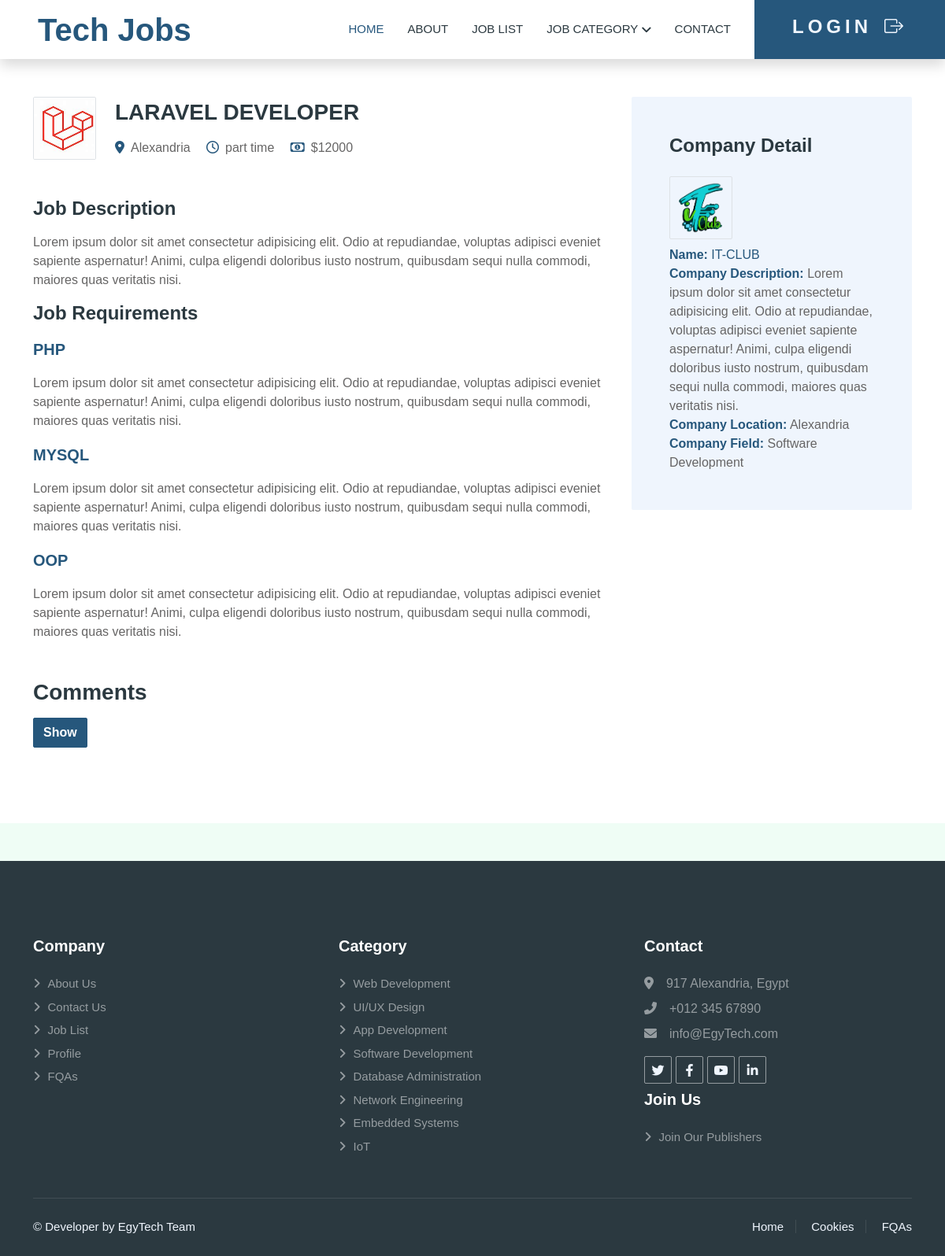
The app's page /job-detail.php?jobId=8 with its own data.
### tables this page shows
CREATE TABLE `job_postings` (
  `id` bigint(20) UNSIGNED NOT NULL,
  `title` varchar(255) NOT NULL,
  `description` text NOT NULL,
  `salary` double DEFAULT NULL,
  `status` tinyint(1) NOT NULL DEFAULT 1,
  `type` enum('full time','part time') DEFAULT NULL,
  `category` enum('Web Development','UI/UX Design','App Development','Software Development','Database Administration','Network Engineering','Embedded Systems','IoT') DEFAULT NULL,
  `image` varchar(255) DEFAULT NULL,
  `user_id` bigint(20) UNSIGNED NOT NULL,
  `company_id` bigint(20) UNSIGNED NOT NULL,
  `created_at` timestamp NULL DEFAULT NULL,
  `updated_at` timestamp NULL DEFAULT NULL
);

CREATE TABLE `companies` (
  `id` bigint(20) UNSIGNED NOT NULL,
  `name` varchar(255) NOT NULL,
  `description` text NOT NULL,
  `image` varchar(255) DEFAULT NULL,
  `category` enum('Web Development','UI/UX Design','App Development','Software Development','Database Administration','Network Engineering','Embedded Systems','IoT') DEFAULT NULL,
  `location` enum('Alexandria','Aswan','Asyut','Beheira','Beni Suef','Cairo','Dakahlia','Damietta','Faiyum','Gharbia','Giza','Ismailia','Kafr El Sheikh','Luxor','Matruh','Minya','Monufia','New Valley','North Sinai','Port Said','Qalyubia','Qena','Red Sea','Sharqia','Sohag','South Sinai','Suez') DEFAULT NULL,
  `email` varchar(255) NOT NULL,
  `phone` varchar(255) NOT NULL,
  `user_id` bigint(20) UNSIGNED NOT NULL,
  `created_at` timestamp NULL DEFAULT NULL,
  `updated_at` timestamp NULL DEFAULT NULL
);

CREATE TABLE `job_requirements` (
  `id` bigint(20) UNSIGNED NOT NULL,
  `title` varchar(255) NOT NULL,
  `description` text DEFAULT NULL,
  `job_posting_id` bigint(20) UNSIGNED NOT NULL,
  `created_at` timestamp NULL DEFAULT NULL,
  `updated_at` timestamp NULL DEFAULT NULL
);

### components/head.php (called while the page is built, shortened)
<?php require_once 'links.php' ?>

### controller/DetailsController.php (called while the page is built, shortened)
<?php
include("Traits/CrudOperationsTrait.php");
class DatabaseOperations
{
    public function __construct($connection)
    {
        $this->connection = $connection;
    }
    public function findJobById($id)
    {
        $sql = "SELECT job_postings.*,
        companies.name as company_name, companies.id as company_id, companies.location as company_location, companies.image as company_image, companies.category as company_category, companies.description as company_description,
        users.name as recruiter_name,
        job_requirements.title as job_requirement_title, job_requirements.description as job_requirement_description
        FROM job_postings
        JOIN companies ON job_postings.company_id = companies.id
        JOIN users ON job_postings.user_id = users.id
        LEFT JOIN job_requirements ON job_postings.id = job_requirements.job_posting_id
        WHERE job_postings.id = $id";
        return $this->executeQuery($sql);
    }
}
$databaseOperations = new DatabaseOperations($conn);
if (isset($_GET['jobId'])) {
    $jobId = $_GET['jobId'];
    $jobData = $databaseOperations->findJobById($jobId);
}
?>

### Traits/CrudOperationsTrait.php (called while the page is built, shortened)
<?php
trait CrudOperationsTrait
{
    private $connection;
    private function executeQuery($sql)
    {
        $result = $this->connection->query($sql);
        if ($result === false) {
            return json_encode(['error' => $this->connection->error], 400);
        } else {
            return $result;
        }
    }
}

### job-detail.php (the view, shortened to what this page needs)
<?php
include("controller/DetailsController.php");
?>
<!DOCTYPE html>
<html lang="en">
<head>
    <?php require_once 'components/head.php'; ?>
</head>
<body>
    <div class="container-xxl bg-white p-0">
        <?php require_once 'components/navbar.php'; ?>
        <div class="container-xxl py-5 wow fadeInUp" data-wow-delay="0.1s">
            <div class="container">
                <div class="row gy-5 gx-4">
                    <div class="col-lg-8">
                        <?php if (isset($jobData)) : ?>
                            <?php foreach ($jobData as $job) : ?>
                                <div class="d-flex align-items-center mb-5">
                                    <img class="flex-shrink-0 img-fluid border rounded" src="<?php echo $job['image']; ?>" alt="" style="width: 80px; height: 80px;">
                                    <div class="text-start ps-4">
                                        <h3 class="mb-3"><?php echo $job['title']; ?></h3>
                                        <span class="text-truncate me-3"><i class="fa fa-map-marker-alt text-primary me-2"></i><?php echo $job['company_location']; ?></span>
                                        <span class="text-truncate me-3"><i class="far fa-clock text-primary me-2"></i><?php echo $job['type']; ?></span>
                                        <span class="text-truncate me-0"><i class="far fa-money-bill-alt text-primary me-2"></i>$<?php echo $job['salary']; ?></span>
                                    </div>
                                </div>
                                <div class="mb-5">
                                    <h4 class="mb-3">Job Description</h4>
                                    <p><?php echo $job['description']; ?></p>
                                    <h4 class="mb-3">Job Requirements</h4>
                                    <?php if (!empty($job['job_requirement_title'])) : ?>
                                        <?php foreach ($jobData as $requirement) : ?>
                                            <p class="fw-bold fs-5 text-primary"><?php echo $requirement['job_requirement_title']; ?></p>
                                            <p><?php echo $requirement['job_requirement_description']; ?></p>
                                        <?php endforeach; ?>
                                    <?php else : ?>
                                        <p>No job requirements found.</p>
                                    <?php endif; ?>
                                </div>
                                <div class="mb-5">
                                    <h3 class="mb-3">Comments</h3>
                                    <button class="btn btn-primary" onclick="openCommentModal(<?php echo $job['id']; ?>)">Show</button>
                                </div>
                            <?php endforeach; ?>
                        <?php else : ?>
                            <p>No job data found.</p>
                        <?php endif; ?>
                    </div>
                    <div class="col-lg-4">
                        <div class="bg-light rounded p-5 mb-4 wow slideInUp" data-wow-delay="0.1s">
                            <h4 class="mb-4">Company Detail</h4>
                            <img class="flex-shrink-0 img-fluid border rounded mb-2" src="<?php echo $job['company_image']; ?>" alt="" style="width: 80px; height: 80px;">
                            <br>
                            <a class="m-0 " href="company-detail.php?companyId=<?php echo $job['company_id']; ?>"><span class="fw-bold text-primary">Name:</span> <?php echo $job['company_name']; ?></a>
                            <p class="m-0"><span class="fw-bold text-primary">Company Description:</span> <?php echo $job['company_description']; ?></p>
                            <p class="m-0"><span class="fw-bold text-primary">Company Location:</span> <?php echo $job['company_location']; ?></p>
                            <p class="m-0"><span class="fw-bold text-primary">Company Field:</span> <?php echo $job['company_category']; ?></p>
                        </div>
                    </div>
                </div>
            </div>
        </div>
    </div>
    <?php require_once 'components/footer.php'; ?>
</body>
</html>

### components/links.php (shortened to what this page needs)
<link href="https://cdnjs.cloudflare.com/ajax/libs/font-awesome/5.10.0/css/all.min.css" rel="stylesheet">
<link href="lib/animate/animate.min.css" rel="stylesheet">
<link href="lib/owlcarousel/assets/owl.carousel.min.css" rel="stylesheet">
<link href="https://cdn.jsdelivr.net/npm/bootstrap-icons@1.4.1/font/bootstrap-icons.css" rel="stylesheet">
<link rel="stylesheet" href="https://cdnjs.cloudflare.com/ajax/libs/font-awesome/6.0.0-beta3/css/all.min.css">
<link href='https://unpkg.com/boxicons@2.1.4/css/boxicons.min.css' rel='stylesheet'>
<link href="css/bootstrap.min.css" rel="stylesheet">
<link href="css/style.css" rel="stylesheet">

### components/navbar.php (shortened to what this page needs)
<?php
$logged_in = isset($_SESSION['user_id']);
$link_url = $logged_in ? "profile.php" : "login.php";
$icon_class = $logged_in ? "bi bi-person-circle" : "bi bi-box-arrow-right";
$btn_text = $logged_in ? "profile" : "login";
?>
<nav class="navbar navbar-expand-lg bg-white navbar-light shadow sticky-top p-0">
    <a href="index.php" class="navbar-brand d-flex align-items-center text-center py-0 px-4 px-lg-5">
        <h1 class="m-0 text-primary">Tech Jobs</h1>
    </a>
    <div class="collapse navbar-collapse" id="navbarCollapse">
        <div class="navbar-nav ms-auto p-4 p-lg-0">
            <a href="index.php" class="nav-item nav-link active">Home</a>
            <a href="about.php" class="nav-item nav-link">About</a>
            <a href="job-list.php" class="nav-item nav-link">Job List</a>
            <div class="nav-item dropdown">
                <a href="#" class="nav-link dropdown-toggle" data-bs-toggle="dropdown">Job Category</a>
            </div>
            <a href="contact.php" class="nav-item nav-link">Contact</a>
        </div>
        <a href="<?php echo $link_url; ?>" class="btn btn-primary rounded-0 py-3 px-lg-5 d-none d-lg-block btn-hover fs-4"><?php echo $btn_text; ?><i class="<?php echo $icon_class; ?> ms-3 "></i></a>
    </div>
</nav>

### components/footer.php (shortened to what this page needs)
<div class="container-fluid bg-dark text-white-50 footer pt-5 mt-5 wow fadeIn" data-wow-delay="0.1s">
    <div class="container py-5">
        <div class="row g-5">
            <div class="col-lg-4 col-md-6">
                <h5 class="text-white mb-4">Company</h5>
                <a class="btn btn-link text-white-50" href="about.php">About Us</a>
                <a class="btn btn-link text-white-50" href="contact.php">Contact Us</a>
                <a class="btn btn-link text-white-50" href="job-list.php">Job List</a>
                <a class="btn btn-link text-white-50" href="profile.php">Profile</a>
                <a class="btn btn-link text-white-50" href="FQAs.php">FQAs</a>
            </div>
            <div class="col-lg-4 col-md-6">
                <h5 class="text-white mb-4">Category</h5>
                <a class="btn btn-link text-white-50" href="category.php?category=Web Development">Web Development</a>
                <a class="btn btn-link text-white-50" href="category.php?category=UI/UX Design">UI/UX Design</a>
                <a class="btn btn-link text-white-50" href="category.php?category=App Development">App Development</a>
                <a class="btn btn-link text-white-50" href="category.php?category=Software Development">Software Development</a>
                <a class="btn btn-link text-white-50" href="category.php?category=Database Administration">Database Administration</a>
                <a class="btn btn-link text-white-50" href="category.php?category=Network Engineering">Network Engineering</a>
                <a class="btn btn-link text-white-50" href="category.php?category=Embedded Systems">Embedded Systems</a>
                <a class="btn btn-link text-white-50" href="category.php?category=IoT">IoT</a>
            </div>
            <div class="col-lg-4 col-md-6">
                <h5 class="text-white mb-4">Contact</h5>
                <p class="mb-2"><i class="fa fa-map-marker-alt me-3"></i>917 Alexandria, Egypt</p>
                <p class="mb-2"><i class="fa fa-phone-alt me-3"></i>+012 345 67890</p>
                <p class="mb-2"><i class="fa fa-envelope me-3"></i>info@EgyTech.com</p>
                <div class="d-flex pt-2">
                    <a class="btn btn-outline-light btn-social" href=""><i class="fab fa-twitter"></i></a>
                    <a class="btn btn-outline-light btn-social" href=""><i class="fab fa-facebook-f"></i></a>
                    <a class="btn btn-outline-light btn-social" href=""><i class="fab fa-youtube"></i></a>
                    <a class="btn btn-outline-light btn-social" href=""><i class="fab fa-linkedin-in"></i></a>
                </div>
                <div class="pt-2">
                    <h5 class="text-white mb-4">Join Us</h5>
                    <a class="btn btn-link text-white-50" href="join-us.php">Join Our Publishers</a>
                </div>
            </div>
        </div>
    </div>
    <div class="container">
        <div class="copyright">
            <div class="row">
                <div class="col-md-6 text-center text-md-start mb-3 mb-md-0">
                    <a href="./team" class="copyling-link">&copy; Developer by<span class="team-span"> EgyTech</span> Team</a>
                </div>
                <div class="col-md-6 text-center text-md-end">
                    <div class="footer-menu">
                        <a href="index.php">Home</a>
                        <a href="cookies.php">Cookies</a>
                        <a href="FQAs.php">FQAs</a>
                    </div>
                </div>
            </div>
        </div>
    </div>
</div>

### css/style.css (style rules this page uses)
:root { --primary: #26577d; --secondary: #e55604; --light: #eff5fd; --dark: #2b3940; }
.btn-sm-hover, .btn-hover { padding: 0.5em 1em; border: none; font-weight: bold !important; cursor: pointer !important; color: var(--light) !important; transition: all 1000ms !important; position: relative !important; overflow: hidden !important; display: flex; align-items: center; justify-content: center; }
.btn-hover { padding: 1.5em 2em; letter-spacing: 5px !important; text-transform: uppercase !important; font-size: 15px; }
.btn-hover::before, .btn-sm-hover:before { content: "" !important; position: absolute !important; left: -50px !important; top: 0 !important; width: 0 !important; height: 100% !important; background-color: var(--secondary) !important; transform: skewX(45deg) !important; z-index: -1 !important; transition: width 1000ms !important; }
.btn { font-family: "Inter", sans-serif; font-weight: 600; transition: 0.5s; }
.btn.btn-primary, .btn.btn-secondary { color: #ffffff; }
.navbar .dropdown-toggle::after { border: none; content: "\f107"; font-family: "Font Awesome 5 Free"; font-weight: 900; vertical-align: middle; margin-left: 5px; transition: 0.5s; }
.navbar-dark .navbar-nav .nav-link, .navbar-light .navbar-nav .nav-link { margin-right: 30px; padding: 25px 0; color: #ffffff; font-size: 15px; text-transform: uppercase; outline: none; }
.navbar-dark .navbar-nav .nav-link:hover, .navbar-dark .navbar-nav .nav-link.active, .navbar-light .navbar-nav .nav-link:hover, .navbar-light .navbar-nav .nav-link.active { color: var(--primary); }
.navbar-light .navbar-brand, .navbar-light a.btn { height: 75px; }
.navbar-light .navbar-nav .nav-link { color: var(--dark); font-weight: 500; }
.navbar-light.sticky-top { top: -100px; transition: 0.5s; }
.footer .btn.btn-social { margin-right: 5px; width: 35px; height: 35px; display: flex; align-items: center; justify-content: center; color: var(--light); border: 1px solid rgba(255, 255, 255, 0.5); border-radius: 2px; transition: 0.3s; }
.footer .btn.btn-link { display: block; margin-bottom: 5px; padding: 0; text-align: left; font-size: 15px; font-weight: normal; text-transform: capitalize; transition: 0.3s; }
.footer .btn.btn-link::before { position: relative; content: "\f105"; font-family: "Font Awesome 5 Free"; font-weight: 900; margin-right: 10px; }
.footer .copyright { padding: 25px 0; font-size: 15px; border-top: 1px solid rgba(256, 256, 256, 0.1); }
.footer .copyright a { color: var(--light); }
.footer .footer-menu a { margin-right: 15px; padding-right: 15px; border-right: 1px solid rgba(255, 255, 255, 0.1); }
.footer .footer-menu a:last-child { margin-right: 0; padding-right: 0; border-right: none; }
.copyling-link .team-span { transition: 0.5s; }

### records on screen
job_postings: image (picture), title "LARAVEL DEVELOPER", company.location "Alexandria", type "part time", salary "12000", description "Lorem ipsum dolor sit amet consectetur adipisicing elit. Odio at repudiandae, voluptas adipisci eveniet sapiente aspernatur! Animi, culpa eligendi doloribus iusto nostrum, quibusdam sequi nulla commodi, maiores quas veritatis nisi.", job_requirements.title "PHP", job_requirements.description "Lorem ipsum dolor sit amet consectetur adipisicing elit. Odio at repudiandae, voluptas adipisci eveniet sapiente aspernatur! Animi, culpa eligendi doloribus iusto nostrum, quibusdam sequi nulla commodi, maiores quas veritatis nisi.", job_requirements.title "MYSQL", job_requirements.title "OOP"
companies: image (picture), name "IT-CLUB", description "Lorem ipsum dolor sit amet consectetur adipisicing elit. Odio at repudiandae, voluptas adipisci eveniet sapiente aspernatur! Animi, culpa eligendi doloribus iusto nostrum, quibusdam sequi nulla commodi, maiores quas veritatis nisi.", location "Alexandria", category "Software Development"

### other values on screen
$btn_text "LOGIN"
